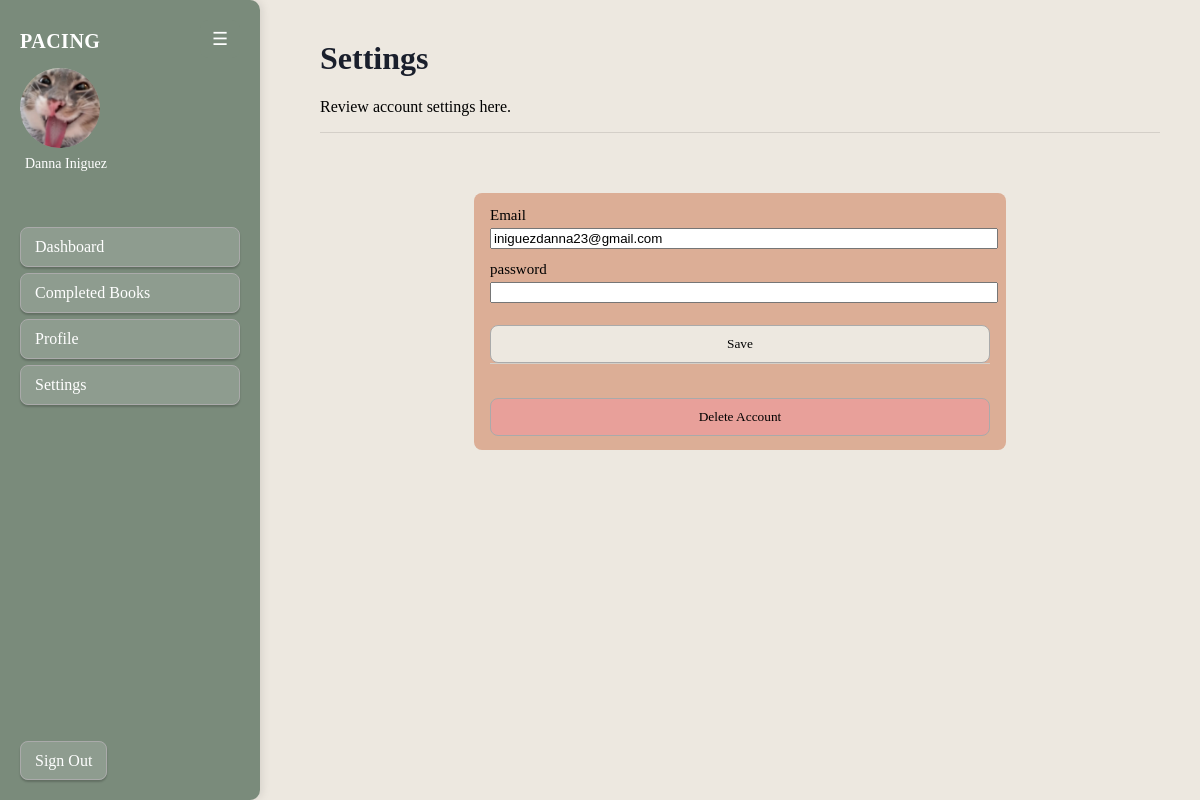
Before: /settings (signed in) with the older database file.
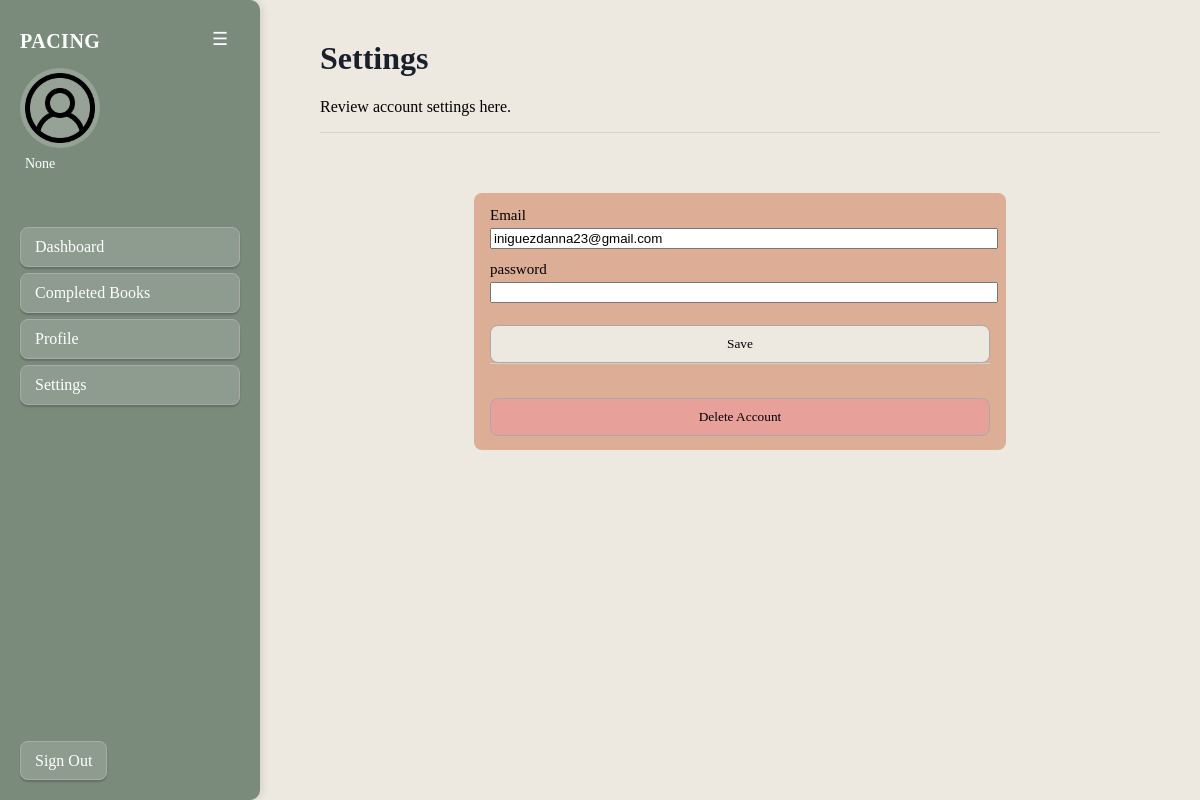
After: the same page with the newer database file.
### app.py (models this page shows)
class User(db.Model,UserMixin):
     id = db.Column(db.Integer,primary_key = True)
     email = db.Column(db.String(200),unique=True, nullable = False)
     password = db.Column(db.String(200),nullable = False)
     books = db.relationship('Book',backref = 'owner',lazy = True)
     display_name = db.Column(db.String(100), nullable = True)
     favorite_genre = db.Column(db.String(100))
     daily_goal = db.Column(db.Integer, default = 0)
     yearly_goal = db.Column(db.Integer, default = 0)
     daily_pace = db.Column(db.Integer, default = 0)
     date_joined = db.Column(db.Date, default=date.today)
     pages_read_today = db.Column(db.Integer, default = 0)
     last_reset = db.Column(db.Date, default=None)
     profile_photo = db.Column(db.String(300),default = 'default.png')

### app.py (the view, shortened to what this page needs)
@app.route('/settings', methods = ['GET', 'POST'])
@login_required
def settings():
     return render_template('settings.html')

### app.py (called while the page is built)
@login_manager.user_loader
def load_user(user_id):
     return User.query.get(int(user_id))

### templates/settings.html (shortened to what this page needs)
{% extends 'base.html' %}
{% block content %}
<h1>Settings</h1>
<p>Review account settings here.</p>
<hr>
<div class="add-book-form">
    <form method="POST" action = "/settings">
        <label>Email</label>
        <input type="text" name="email" value="{{ current_user.email }}">
        <label>password</label>
        <input type="password" name="password">
        <button type="submit" class="settings-save-btn">Save</button>
    </form>
    <hr>
        <form action="/delete_account" method="POST" onsubmit = "return confirm('Are you sure you want to delete your account? This action cannot be undone!')">
            <button type="submit" class="settings-delete-btn">Delete Account</button>
        </form>
</div>
{% endblock %}

### templates/base.html (shortened to what this page needs)
<!DOCTYPE html>
<html lang="en">
<head>
    <link rel="stylesheet" href="{{ url_for('static', filename='style.css') }}">
</head>
<body>
<button class="toggle-btn" onclick="toggleSidebar()">☰</button>
<aside class="sidebar">
    <h2>Pacing</h2>
    <div class="profile-section">
        <div class="profile-avatar">
            <img src="/uploads/{{ current_user.profile_photo }}"
            width="80"
            height="80"
            style="border-radius: 50%; object-fit: cover;">
        </div>
        <p style="margin-top: 8px;">{{ current_user.display_name }}</p>
    </div>
    <nav class="sidebar-menu">
        <a href="{{ url_for('index') }}" class="sidebar-btn" style="text-decoration: none;">Dashboard</a>
        <a href="{{ url_for('completed_books') }}" class="sidebar-btn" style="text-decoration: none;">Completed Books</a>
        <a href="{{ url_for('profile') }}" class="sidebar-btn" style="text-decoration: none;">Profile</a>
        <a href="{{ url_for('settings') }}" class="sidebar-btn" style="text-decoration: none;">Settings</a>
    </nav>
    <div class="sidebar-footer">
        <a href="{{ url_for('logout') }}" class="sidebar-btn" style="text-decoration: none;">Sign Out</a>
    </div>
</aside>
<main class="main-content">
    {% block content %}{% endblock %}
</main>
</body>
</html>

Changed rows visible on the page:
changed User "iniguezdanna23@gmail.com": profile_photo: picture removed, a placeholder shows; display_name "Danna Iniguez" → "None"
